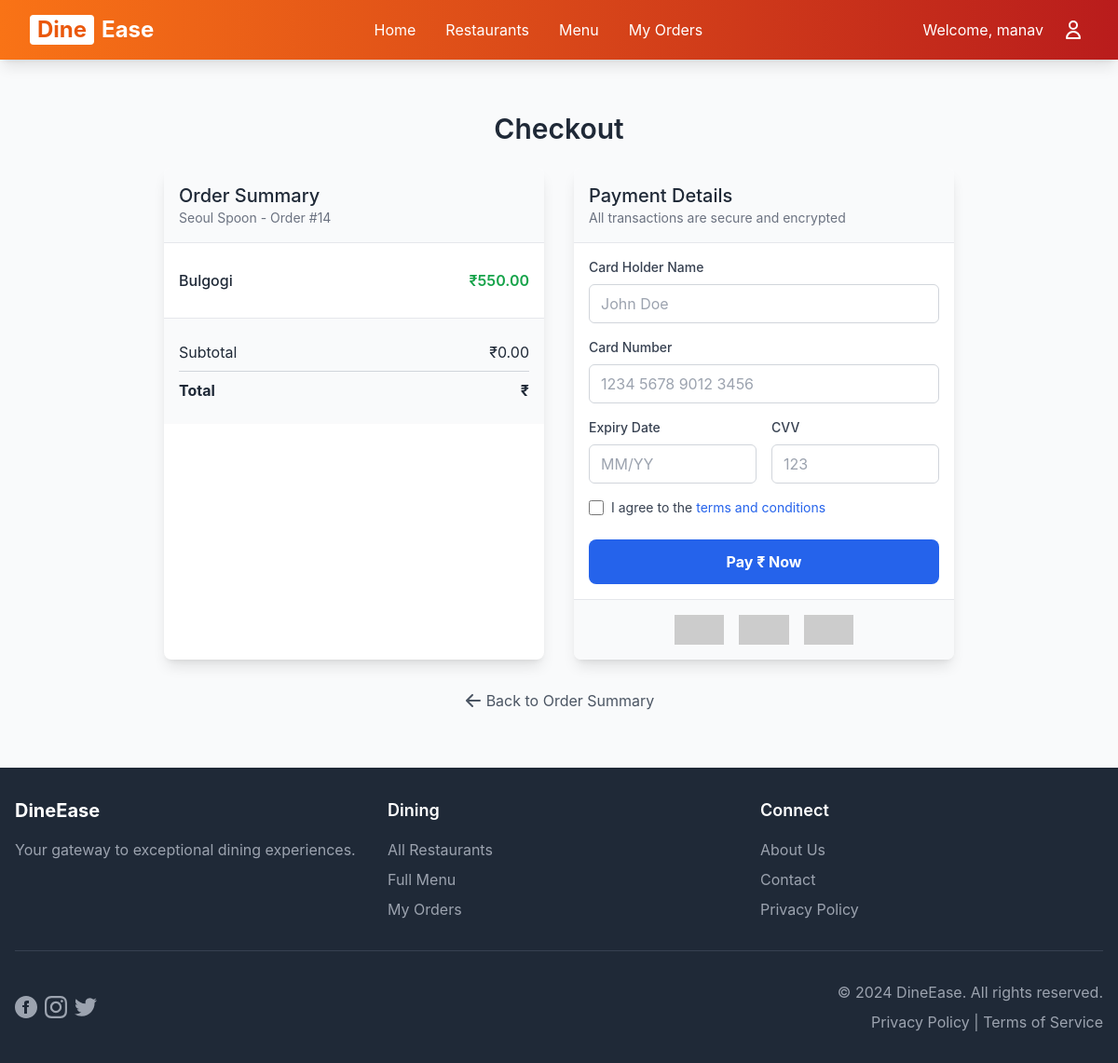
The app's page /checkout/14/ (signed in) with its own data.
### main/models.py (models this page shows, shortened)
class Order(models.Model):
    STATUS_CHOICES = [
        ('Pending', 'Pending'),
        ('Preparing', 'Preparing'),
        ('Completed', 'Completed'),
        ('Cancelled', 'Cancelled'),
    ]
    user = models.ForeignKey(User, on_delete=models.CASCADE, null=True, blank=True)
    guest_id = models.UUIDField(default=uuid.uuid4, editable=False, null=True, blank=True)
    restaurant = models.ForeignKey(Restaurant, on_delete=models.CASCADE)
    status = models.CharField(max_length=20, choices=STATUS_CHOICES, default='Pending')
    total_price = models.DecimalField(max_digits=8, decimal_places=2, default=0.00, editable=False)
    discount_applied = models.DecimalField(max_digits=8, decimal_places=2, default=0.00)
    coupon = models.ForeignKey(Coupon, null=True, blank=True, on_delete=models.SET_NULL)
    created_at = models.DateTimeField(auto_now_add=True)
    def __init__(self, *args, **kwargs):
        super().__init__(*args, **kwargs)
        self.skip_price_calculation = False

class Restaurant(models.Model):
    CUISINE_CHOICES = [
        ('korean','Korean'),
        ('italian', 'Italian'),
        ('japanese','Japanese'),
        ('mexican','Mexican'),
        ('chinese', 'Chinese'),
        ('thai', 'Thai'),
        ('spanish','Spanish'),
        ('indian', 'Indian'),
    ]
    name = models.CharField(max_length=255)
    location = models.CharField(max_length=255)
    description = models.TextField(blank=True)
    image = models.ImageField(upload_to="restaurants/", blank=True, null=True)
    cuisine = models.CharField(
        max_length=20,
        choices=CUISINE_CHOICES,
        default='indian'
    )

class OrderItem(models.Model):
    order = models.ForeignKey(Order, related_name='items', on_delete=models.CASCADE)
    menu_item = models.ForeignKey(MenuItem, on_delete=models.CASCADE)
    quantity = models.IntegerField(default=1, validators=[MinValueValidator(1)])
    @property
    def name(self):
        return self.menu_item.name
    @property
    def price(self):
        return self.menu_item.price * self.quantity

class MenuItem(models.Model):
    restaurant = models.ForeignKey(Restaurant, on_delete=models.CASCADE, related_name="menu_items")
    name = models.CharField(max_length=255)
    price = models.DecimalField(max_digits=10, decimal_places=2, validators=[MinValueValidator(0.01)])
    description = models.TextField(blank=True)
    image = models.ImageField(upload_to="menu_items/", blank=True, null=True)

### main/views.py (the view, shortened to what this page needs)
# urls.py: path('checkout/<int:order_id>/', views.checkout, name='checkout'),
@login_required
def checkout(request, order_id):
    try:
        order = get_object_or_404(Order, id=order_id, user=request.user)
        if order.status == 'Completed':
            messages.info(request, 'This order has already been processed.')
            return redirect('order_history')
        context = {
            'order': order
        }
        return render(request, 'main/checkout.html', context)
    except Exception as e:
        messages.error(request, f'Error during checkout: {str(e)}')
        return redirect('order_history')

### hotel_management/urls.py (called while the page is built)
    def __call__(self, request):
        logger.info(f"Received request: {request.method} {request.path}")
        response = self.get_response(request)
        logger.info(f"Response status: {response.status_code}")
        return response

### main/templates/main/checkout.html (shortened to what this page needs)
{% extends 'main/base.html' %}
{% load static %}
{% block content %}
<div class="max-w-4xl mx-auto p-6">
    <h2 class="text-3xl font-semibold mb-6 text-center">Checkout</h2>
    <div class="grid grid-cols-1 md:grid-cols-2 gap-8">
        <div class="bg-white rounded-lg shadow-lg overflow-hidden">
            <div class="bg-gray-50 p-4 border-b">
                <h3 class="text-xl font-medium text-gray-800">Order Summary</h3>
                <p class="text-gray-500 text-sm">{{ order.restaurant.name }} - Order #{{ order.id }}</p>
            </div>
            <div class="p-4">
                <div class="divide-y divide-gray-200">
                    {% for item in order.items.all %}
                        <div class="py-3 flex justify-between items-center">
                            <div>
                                <p class="font-medium">{{ item.name }}</p>
                            </div>
                            <p class="font-semibold text-green-600">₹{{ item.price }}</p>
                        </div>
                    {% endfor %}
                </div>
            </div>
            <div class="p-4 bg-gray-50 border-t">
                <div class="flex justify-between py-2">
                    <span>Subtotal</span>
                    <span>₹{{ order.total_price }}</span>
                </div>
                <div class="flex justify-between py-2 border-t border-gray-300 font-bold">
                    <span>Total</span>
                    <span>₹{{ order.total_price|add:"-"|add:order.discount_applied }}</span>
                </div>
            </div>
        </div>
        <div class="bg-white rounded-lg shadow-lg overflow-hidden">
            <div class="bg-gray-50 p-4 border-b">
                <h3 class="text-xl font-medium text-gray-800">Payment Details</h3>
                <p class="text-gray-500 text-sm">All transactions are secure and encrypted</p>
            </div>
            <form method="post" id="payment-form" class="p-4">
                <div class="mb-4">
                    <label for="card-holder" class="block text-gray-700 text-sm font-medium mb-2">Card Holder Name</label>
                    <input type="text" id="card-holder" name="card_holder" required
                           class="w-full px-3 py-2 border border-gray-300 rounded-md focus:outline-none focus:ring-2 focus:ring-blue-500"
                           placeholder="John Doe">
                </div>
                <div class="mb-4">
                    <label for="card-number" class="block text-gray-700 text-sm font-medium mb-2">Card Number</label>
                    <input type="text" id="card-number" name="card_number" required
                           class="w-full px-3 py-2 border border-gray-300 rounded-md focus:outline-none focus:ring-2 focus:ring-blue-500"
                           placeholder="1234 5678 9012 3456" maxlength="19" pattern="[0-9\s]{13,19}">
                </div>
                <div class="grid grid-cols-2 gap-4 mb-4">
                    <div>
                        <label for="expiry" class="block text-gray-700 text-sm font-medium mb-2">Expiry Date</label>
                        <input type="text" id="expiry" name="expiry" required
                               class="w-full px-3 py-2 border border-gray-300 rounded-md focus:outline-none focus:ring-2 focus:ring-blue-500"
                               placeholder="MM/YY" maxlength="5" pattern="(0[1-9]|1[0-2])\/[0-9]{2}">
                    </div>
                    <div>
                        <label for="cvv" class="block text-gray-700 text-sm font-medium mb-2">CVV</label>
                        <input type="text" id="cvv" name="cvv" required
                               class="w-full px-3 py-2 border border-gray-300 rounded-md focus:outline-none focus:ring-2 focus:ring-blue-500"
                               placeholder="123" maxlength="3" pattern="[0-9]{3}">
                    </div>
                </div>
                <div class="mb-6">
                    <label class="flex items-center">
                        <input type="checkbox" name="terms" required
                               class="h-4 w-4 text-blue-600 focus:ring-blue-500 border-gray-300 rounded">
                        <span class="ml-2 text-gray-700 text-sm">I agree to the <a href="#" class="text-blue-600 hover:underline">terms and conditions</a></span>
                    </label>
                </div>
                <div>
                    <button type="submit"
                            class="w-full bg-blue-600 hover:bg-blue-700 text-white font-bold py-3 px-4 rounded-lg transition-colors">
                        Pay ₹{{ order.total_price|add:"-"|add:order.discount_applied }} Now
                    </button>
                </div>
            </form>
            <div class="p-4 bg-gray-50 border-t text-center">
                <div class="flex justify-center space-x-4">
                    <img src="{% static 'main/images/visa.svg' %}" alt="Visa" class="h-8" onerror="this.onerror=null; this.src='https://via.placeholder.com/50x30?text=Visa'">
                    <img src="{% static 'main/images/mastercard.svg' %}" alt="Mastercard" class="h-8" onerror="this.onerror=null; this.src='https://via.placeholder.com/50x30?text=MC'">
                    <img src="{% static 'main/images/amex.svg' %}" alt="American Express" class="h-8" onerror="this.onerror=null; this.src='https://via.placeholder.com/50x30?text=Amex'">
                </div>
            </div>
        </div>
    </div>
    <div class="mt-8 text-center">
        <a href="{% url 'order_summary' order.id %}"
           class="inline-flex items-center text-gray-600 hover:text-gray-800 transition-colors">
            <svg xmlns="http://www.w3.org/2000/svg" class="h-5 w-5 mr-1" viewBox="0 0 20 20" fill="currentColor">
                <path fill-rule="evenodd" d="M9.707 16.707a1 1 0 01-1.414 0l-6-6a1 1 0 010-1.414l6-6a1 1 0 011.414 1.414L5.414 9H17a1 1 0 110 2H5.414l4.293 4.293a1 1 0 010 1.414z" clip-rule="evenodd" />
            </svg>
            Back to Order Summary
        </a>
    </div>
</div>
{% endblock %}

### main/templates/main/base.html (shortened to what this page needs)
{% load static %}
<!DOCTYPE html>
<html lang="en">
<head>
    <link rel="stylesheet" href="{% static 'css/output.css' %}">
</head>
<body class="bg-gray-50 flex flex-col min-h-screen">
    <nav class="gradient-orange text-white shadow-lg" x-data="{ isOpen: false, profileOpen: false }">
        <div class="max-w-7xl mx-auto px-4 sm:px-6 lg:px-8">
            <div class="flex justify-between items-center h-16">
                <div class="flex-shrink-0">
                    <a href="/" class="text-2xl font-bold text-white flex items-center hover:opacity-90 transition duration-300">
                        <span class="bg-white text-orange-600 px-2 rounded mr-2">Dine</span>
                        <span class="text-white">Ease</span>
                    </a>
                </div>
                <div class="hidden md:flex space-x-8">
                    <a href="/" class="text-white hover:text-orange-200 transition duration-300">Home</a>
                    <a href="/restaurants" class="text-white hover:text-orange-200 transition duration-300">Restaurants</a>
                    <a href="/menu" class="text-white hover:text-orange-200 transition duration-300">Menu</a>
                    {% if user.is_authenticated %}
                    <a href="{% url 'order_history' %}" class="text-white hover:text-orange-200 transition duration-300">My Orders</a>
                    {% endif %}
                </div>
                <div class="hidden md:flex items-center space-x-4">
                    {% if user.is_authenticated %}
                        <span class="text-white">Welcome, {{ user.username }}</span>
                        <div class="relative" x-data="{ open: false }">
                            <button @click="open = !open"
                                    class="text-white hover:text-orange-200 p-1 rounded-full hover:bg-white/10 transition duration-300 flex items-center">
                                <svg class="w-6 h-6" fill="none" stroke="currentColor" viewBox="0 0 24 24">
                                    <path stroke-linecap="round" stroke-linejoin="round" stroke-width="2" d="M16 7a4 4 0 11-8 0 4 4 0 018 0zM12 14a7 7 0 00-7 7h14a7 7 0 00-7-7z"/>
                                </svg>
                            </button>
                        </div>
                    {% endif %}
                </div>
            </div>
        </div>
    </nav>
    <main class="flex-grow text-gray-800">
        <div class="container mx-auto px-4 py-8">
            {% block content %}{% endblock %}
        </div>
    </main>
    <footer class="bg-gray-800 text-white py-8 mt-auto">
        <div class="container mx-auto px-4">
            <div class="grid grid-cols-1 md:grid-cols-3 gap-8">
                <div>
                    <h3 class="text-xl font-bold mb-4">DineEase</h3>
                    <p class="text-gray-400">Your gateway to exceptional dining experiences.</p>
                </div>
                <div>
                    <h4 class="text-lg font-semibold mb-4">Dining</h4>
                    <ul class="space-y-2">
                        <li><a href="/restaurants" class="text-gray-400 hover:text-white transition duration-300">All Restaurants</a></li>
                        <li><a href="/menu" class="text-gray-400 hover:text-white transition duration-300">Full Menu</a></li>
                        <li><a href="{% url 'order_history' %}" class="text-gray-400 hover:text-white transition duration-300">My Orders</a></li>
                    </ul>
                </div>
                <div>
                    <h4 class="text-lg font-semibold mb-4">Connect</h4>
                    <ul class="space-y-2">
                        <li><a href="#" class="text-gray-400 hover:text-white transition duration-300">About Us</a></li>
                        <li><a href="#" class="text-gray-400 hover:text-white transition duration-300">Contact</a></li>
                        <li><a href="#" class="text-gray-400 hover:text-white transition duration-300">Privacy Policy</a></li>
                    </ul>
                </div>
            </div>
            <div class="mt-8 pt-8 border-t border-gray-700">
                <div class="flex flex-col md:flex-row justify-between items-center">
                    <div class="flex items-center space-x-4 mb-4 md:mb-0">
                        <div class="flex space-x-2">
                            <a href="#" class="text-gray-400 hover:text-white transition duration-300">
                                <svg class="w-6 h-6" fill="currentColor" viewBox="0 0 24 24"><path d="M12 0c-6.627 0-12 5.373-12 12s5.373 12 12 12 12-5.373 12-12-5.373-12-12-12zm3 8h-1.35c-.538 0-.65.221-.65.778v1.222h2l-.209 2h-1.791v7h-3v-7h-2v-2h2v-2.308c0-1.769.931-2.692 3.029-2.692h1.971v3z"/></svg>
                            </a>
                            <a href="#" class="text-gray-400 hover:text-white transition duration-300">
                            </a>
                            <a href="#" class="text-gray-400 hover:text-white transition duration-300">
                            </a>
                        </div>
                    </div>
                    <div class="mt-4 md:mt-0 text-center md:text-right text-gray-400">
                        <p>&copy; 2024 DineEase. All rights reserved.</p>
                        <p class="mt-2">
                            <a href="#" class="hover:text-white transition duration-300">Privacy Policy</a> |
                            <a href="#" class="hover:text-white transition duration-300">Terms of Service</a>
                        </p>
                    </div>
                </div>
            </div>
        </div>
    </footer>
</body>
</html>

### main/templates/main/base.html (style rules this page uses)
body { font-family: -apple-system, BlinkMacSystemFont, "Segoe UI", Roboto, "Helvetica Neue", Arial, sans-serif; }
.gradient-orange { background-image: linear-gradient(to right, #f97316, #b91c1c); }

### records on screen
Order: restaurant.name "Seoul Spoon", id "14", total_price "0.00"
OrderItem: name "Bulgogi", price "550.00"

### other values on screen
{{ user.username }} "manav"
